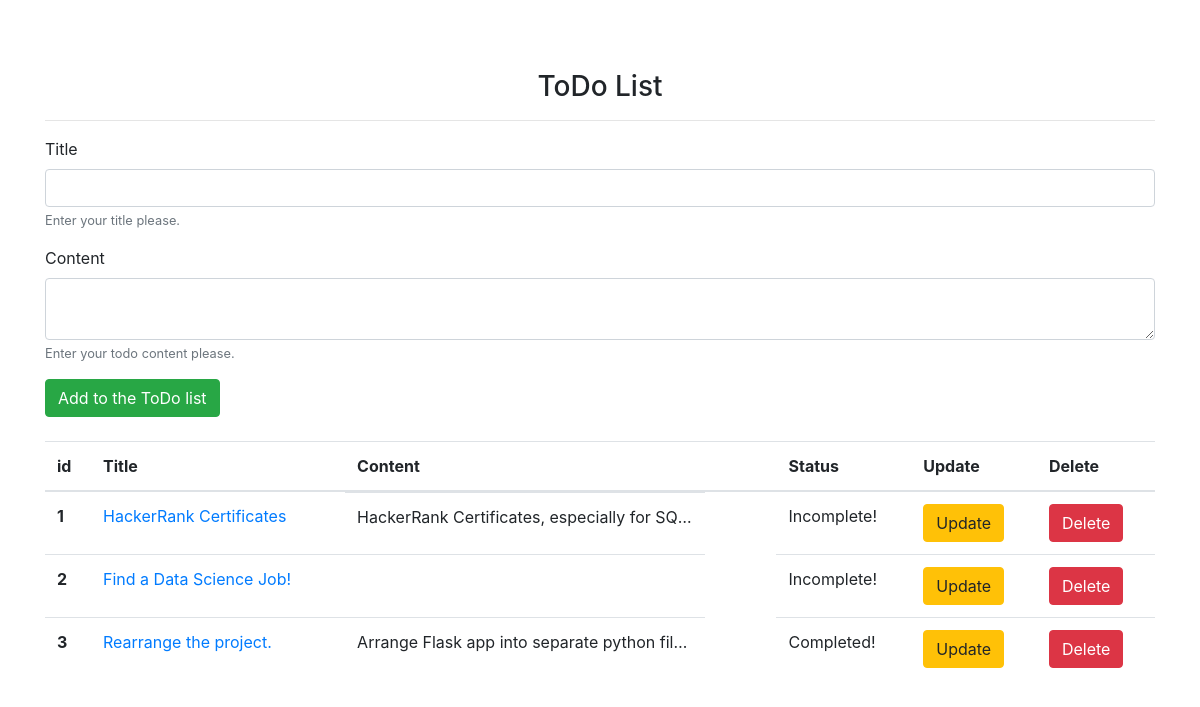
The page / on the database its author committed.
### app/__init__.py (models this page shows)
class ToDo(db.Model):
    id = db.Column(db.Integer, primary_key=True)
    title = db.Column(db.String(80))
    content = db.Column(db.Text)
    completed = db.Column(db.Boolean)

### app/views.py (the view)
@app.route("/")
def index():
    todos = ToDo.query.all()
    return render_template("index.html", todos=todos)

### app/templates/index.html (shortened to what this page needs)
<!DOCTYPE html>
<html lang="en">
<head>
    <link rel="stylesheet" href="https://cdn.jsdelivr.net/npm/bootstrap@4.0.0/dist/css/bootstrap.min.css">
</head>
<body>
    <div style="margin-top:70px;" class="container">
        <h3 style="text-align: center;"> ToDo List </h3>
        <hr>
        <form action="/add" method="post">
             <div class="form-group">
                <label for="titleNew">Title</label>
                <input type="text" name="title" class="form-control" id="titleNew" aria-describedby="titleHelp">
                <small id="titleHelp" class="form-text text-muted">Enter your title please.</small>
            </div>
            <div class="form-group">
                <label for="contentNew">Content</label>
                <textarea type="text-area" name="content" class="form-control" id="contentNew" aria-describedby="contentHelp"> </textarea>
                <small id="contentHelp" class="form-text text-muted">Enter your todo content please.</small>
            </div>
            <button type="submit" class="btn btn-success"> Add to the ToDo list </button>
            <br>
            <br>
        </form>
        {% if todos == [] %}
            <div class="alert alert-danger"> You don't have anything ToDo list! </div>
        {% else %}
        <table class="table">
        <thead>
            <tr>
            <th scope="col">id</th>
            <th scope="col">Title</th>
            <th scope="col">Content</th>
            <th scope="col">Status</th>
            <th scope="col">Update</th>
            <th scope="col">Delete</th>
            </tr>
        </thead>
        <tbody>
        {% for todo in todos %}
        <tr>
            <th scope="row"> {{todo.id}} </th>
            <td> <a href="/detail/{{todo.id}}"> {{todo.title}} </a> </td>
            <td style="width: calc(30vw); display: block;  overflow: hidden;  white-space: nowrap; text-overflow: ellipsis;" > {{todo.content}} </td>
            <td>
            {% if todo.completed %}
            Completed!
            {% else %}
            Incomplete!
            {% endif %}
             </td>
            <td> <a href="/complete/{{todo.id}}" class="btn btn-warning"> Update </a> </td>
            <td> <a href="/delete/{{todo.id}}" class="btn btn-danger"> Delete </a></td>
        </tr>
        {% endfor %}
        </tbody>
        </table>
        {% endif %}
    </div>
</body>
</html>

### rows shown on the page
ToDo: id "1", title "HackerRank Certificates", content "HackerRank Certificates, especially for SQ…", completed "Incomplete!"
ToDo: id "2", title "Find a Data Science Job!", completed "Incomplete!"
ToDo: id "3", title "Rearrange the project.", content "Arrange Flask app into separate python fil…", completed "Completed!"
